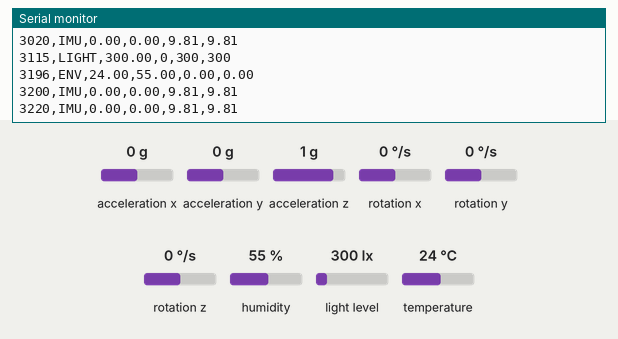
Recording of a sketch running on a simulated ESP32. Parts: the last lines printed to the serial monitor. The test bench sets the inputs (shaded band); at power-on: acceleration x 0 g, acceleration y 0 g, acceleration z 1 g, humidity 55 %, light level 300 lx, rotation x 0 °/s, rotation y 0 °/s, rotation z 0 °/s, temperature 24 °C.

Above: at 3.3 s.
3.4 s: acceleration x set to -1.4 g
At 4.16 s:
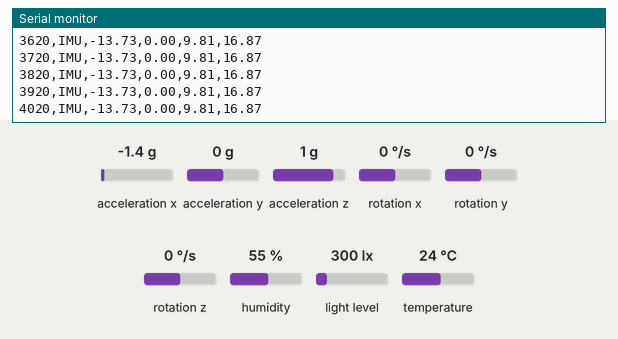
4.9 s: acceleration y set to -1.4 g
At 5.12 s:
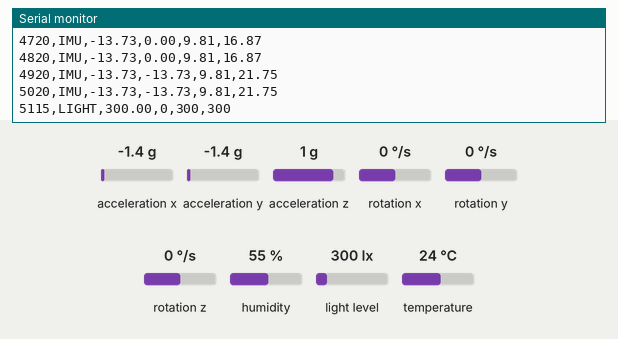
6.4 s: acceleration z set to -1.4 g
At 6.43 s:
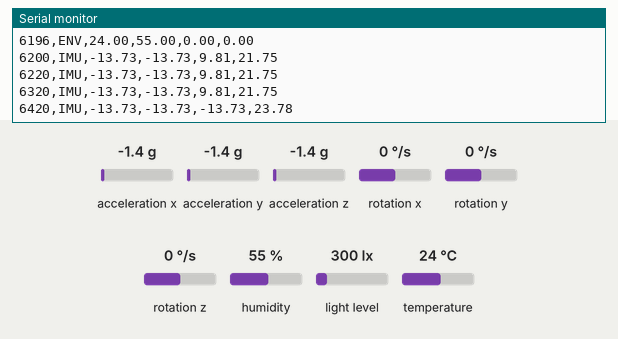
7.9 s: humidity set to 22 %
At 8.16 s:
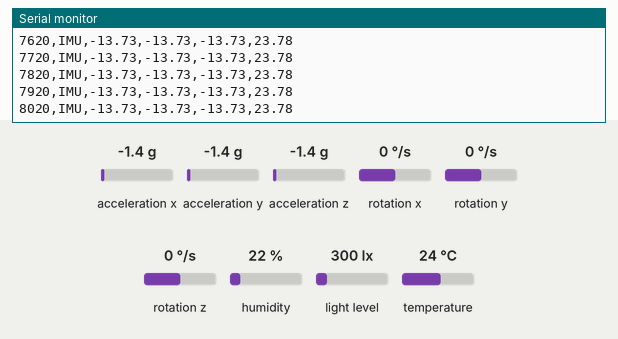
9.4 s: light level set to 40 lx
At 10.16 s:
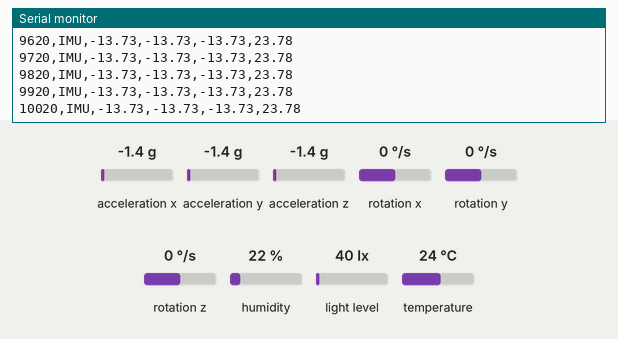
Timing chart, 0 to 11.9 s (numbered marks = the images above; inputs shaded):
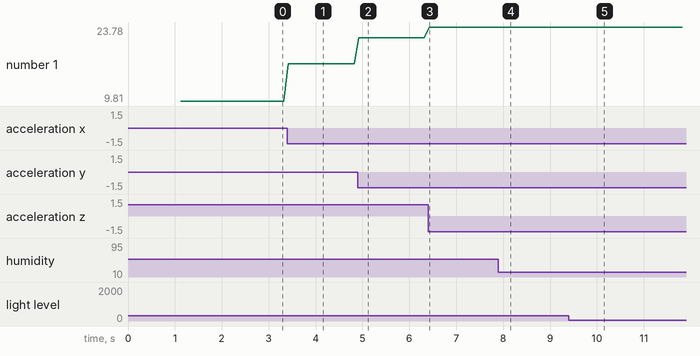

Measured:
- after the input at 3.4 s, the serial monitor: prints a new line at once (image 1)
- after the input at 4.9 s, the serial monitor: prints a new line at once (image 2)
- after the input at 6.4 s, the serial monitor: prints a new line at once (image 3)
- plotted number 1: 9.81 → 16.87 after the input at 3.4 s, 16.87 → 21.75 after the input at 4.9 s, 21.75 → 23.78 after the input at 6.4 s

The sketch:

Multi-Sensor-Fusion-SD-Logger.ino
```cpp
// ESP32 sensor fusion
#include <Adafruit_MPU6050.h>
#include <Adafruit_TSL2591.h>
#include <Adafruit_AHTX0.h>
#include <Adafruit_Sensor.h>
#include <Wire.h>

#if CONFIG_FREERTOS_UNICORE
static const BaseType_t app_cpu = 0;
#else
static const BaseType_t app_cpu = 1;
#endif

/**************************************************************************/
// Hardware
/**************************************************************************/
Adafruit_MPU6050 mpu;
Adafruit_TSL2591 tsl = Adafruit_TSL2591(2591);
Adafruit_AHTX0 aht;

/**************************************************************************/
// FreeRTOS Synchronization
/**************************************************************************/
SemaphoreHandle_t i2cMutex;
SemaphoreHandle_t serialMutex;

/**************************************************************************/
// IMU Task - 10Hz (every 100ms)
/**************************************************************************/
void TaskIMU(void *parameter) {
  TickType_t xLastWakeTime = xTaskGetTickCount();

  while(1) {
    sensors_event_t accel, gyro, temp;

    if(xSemaphoreTake(i2cMutex, pdMS_TO_TICKS(100)) == pdTRUE) {
      mpu.getEvent(&accel, &gyro, &temp);
      xSemaphoreGive(i2cMutex);

      float magnitude = sqrt(accel.acceleration.x * accel.acceleration.x +
                            accel.acceleration.y * accel.acceleration.y +
                            accel.acceleration.z * accel.acceleration.z);

      if(xSemaphoreTake(serialMutex, 0) == pdTRUE) {
        Serial.printf("%lu,IMU,%.2f,%.2f,%.2f,%.2f\n",
                      millis(),
                      accel.acceleration.x,
                      accel.acceleration.y,
                      accel.acceleration.z,
                      magnitude);
        xSemaphoreGive(serialMutex);
      }

      // Send to Teensy
      Serial1.printf("%lu,IMU,%.2f,%.2f,%.2f,%.2f\n",
                    millis(),
                    accel.acceleration.x,
                    accel.acceleration.y,
                    accel.acceleration.z,
                    magnitude);
    }

    vTaskDelayUntil(&xLastWakeTime, pdMS_TO_TICKS(100));  // 10Hz
  }
}

/**************************************************************************/
// Environmental Task - 1Hz (every 1000ms)
/**************************************************************************/
void TaskEnvironmental(void *parameter) {
  vTaskDelay(pdMS_TO_TICKS(2000));  // Let it stabilize

  TickType_t xLastWakeTime = xTaskGetTickCount();

  while(1) {
    sensors_event_t humidity, temp;

    if(xSemaphoreTake(i2cMutex, pdMS_TO_TICKS(100)) == pdTRUE) {
      bool success = aht.getEvent(&humidity, &temp);
      xSemaphoreGive(i2cMutex);

      if(success) {
        float temperature = temp.temperature;
        float humidityVal = humidity.relative_humidity;

        if(xSemaphoreTake(serialMutex, 0) == pdTRUE) {
          Serial.printf("%lu,ENV,%.2f,%.2f,0.00,0.00\n",
                        millis(),
                        temperature,
                        humidityVal);
          xSemaphoreGive(serialMutex);
        }

        // Send to Teensy
        Serial1.printf("%lu,ENV,%.2f,%.2f,0.00,0.00\n",
                      millis(),
                      temperature,
                      humidityVal);
      }
    }

    vTaskDelayUntil(&xLastWakeTime, pdMS_TO_TICKS(1000));  // 1Hz
  }
}

/**************************************************************************/
// Light Sensor Task - 0.5Hz (every 2000ms)
/**************************************************************************/
void TaskLight(void *parameter) {
  TickType_t xLastWakeTime = xTaskGetTickCount();

  while (1) {
    if(xSemaphoreTake(i2cMutex, pdMS_TO_TICKS(100)) == pdTRUE) {
      uint32_t lum = tsl.getFullLuminosity();
      xSemaphoreGive(i2cMutex);

      uint16_t ir = lum >> 16;
      uint16_t full = lum & 0xFFFF;
      uint16_t visible = full - ir;
      float lux = tsl.calculateLux(full, ir);

      if(xSemaphoreTake(serialMutex, 0) == pdTRUE) {
        Serial.printf("%lu,LIGHT,%.2f,%u,%u,%u\n",
                      millis(), lux, ir, full, visible);
        xSemaphoreGive(serialMutex);
      }

      // Send to Teensy
      Serial1.printf("%lu,LIGHT,%.2f,%u,%u,%u\n",
                    millis(), lux, ir, full, visible);
    }

    vTaskDelayUntil(&xLastWakeTime, pdMS_TO_TICKS(2000));  // 0.5Hz
  }
}

/**************************************************************************/
// Setup
/**************************************************************************/
void setup() {
  Serial.begin(115200);
  while(!Serial) delay(10);

  // Initialize Serial1 for Teensy (TX=17, RX=16)
  Serial1.begin(115200, SERIAL_8N1, 16, 17);
  delay(100);

  Serial.println("\n=== ESP32 Sensor Logger - CLEAN & SIMPLE ===\n");

  // Create mutexes
  i2cMutex = xSemaphoreCreateMutex();
  serialMutex = xSemaphoreCreateMutex();

  if(i2cMutex == NULL || serialMutex == NULL) {
    Serial.println("ERROR: Failed to create mutexes!");
    while(1);
  }
  Serial.println("✓ Mutexes created");

  // Initialize I2C
  Wire.begin(23, 22);

  // Initialize MPU6050
  if (!mpu.begin()) {
    Serial.println("✗ MPU6050 not found!");
    while (1) delay(10);
  }
  Serial.println("✓ MPU6050 found");

  mpu.setAccelerometerRange(MPU6050_RANGE_2_G);
  mpu.setGyroRange(MPU6050_RANGE_250_DEG);
  mpu.setFilterBandwidth(MPU6050_BAND_21_HZ);

  // Initialize TSL2591
  if (!tsl.begin()) {
    Serial.println("✗ TSL2591 not found!");
    while (1) delay(10);
  }
  Serial.println("✓ TSL2591 found");

  tsl.setGain(TSL2591_GAIN_MED);
  tsl.setTiming(TSL2591_INTEGRATIONTIME_100MS);

  // Initialize AHT20
  if (!aht.begin()) {
    Serial.println("✗ AHT20 not found!");
    while (1) delay(10);
  }
  Serial.println("✓ AHT20 found");

  delay(1000);

  /**************************************************************************/
  // Create Tasks with Priorities
  /**************************************************************************/

  Serial.println("\n=== Creating Tasks ===");

  xTaskCreatePinnedToCore(TaskIMU, "IMU", 4096, NULL, 3, NULL, app_cpu);
  Serial.println("✓ IMU Task @ 10Hz");

  xTaskCreatePinnedToCore(TaskEnvironmental, "ENV", 4096, NULL, 2, NULL, app_cpu);
  Serial.println("✓ Environmental Task @ 1Hz");

  xTaskCreatePinnedToCore(TaskLight, "Light", 4096, NULL, 1, NULL, app_cpu);
  Serial.println("✓ Light Task @ 0.5Hz");

  Serial.println("\n=== CSV Format ===");
  Serial.println("timestamp,sensor,value1,value2,value3,value4");
  Serial.println("==================\n");

  delay(1000);
  Serial.println("--- LOGGING STARTED ---\n");
}

void loop() {
  // Empty - FreeRTOS handles everything
}
```
